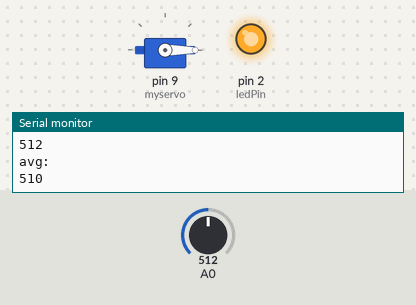
Simulated run of this sketch. Board: Arduino Uno, built with avr-gcc and run on an emulated ATmega328P. Parts: servo, output pins drawn as LEDs (lit = HIGH), the last lines printed to the serial monitor. The test bench sets the inputs (shaded band); at power-on: A0 = 512.

Above: at 1.2 s.
1.3 s: A0 set to 984
At 2.8 s:
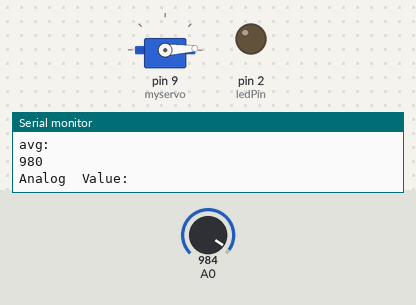
3.1 s: A0 set to 1007
At 4.3 s:
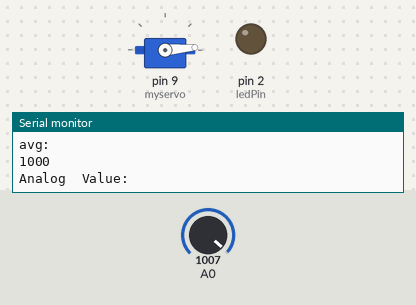
6.1 s: A0 set to 716
At 7.3 s:
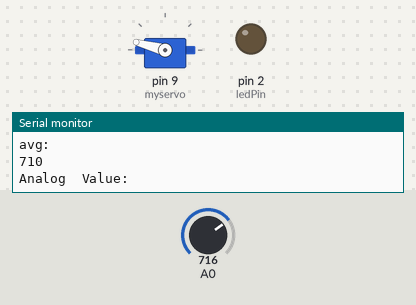
7.9 s: A0 set to 106
At 9.1 s:
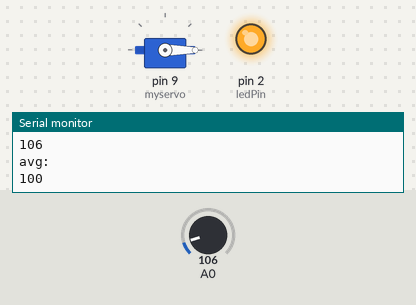
9.4 s: A0 set to 92
10.9 s: A0 set to 660
At 11.6 s:
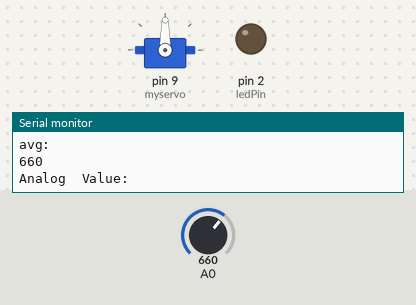
Timing chart, 0 to 13.7 s (numbered marks = the images above; inputs shaded):
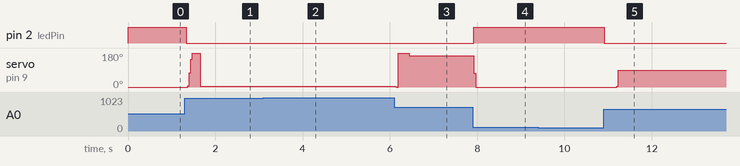

The sketch:

photoresistor.ino
```cpp
#include <Servo.h>
int ledPin = 2;
int count = 0;
int length = 10;
int vals[10] = {0};

Servo myservo;  // create servo object to control a servo

void setup() {
    Serial.begin(9600);
    pinMode(ledPin,  OUTPUT);
    myservo.attach(9);  // attaches the servo on pin 9 to the servo object


}

void loop() {
    int avg;
    int val1;
    int value = analogRead(A0);

    Serial.println("Analog  Value: ");
    Serial.println(value);

    if (value > 650) {
        digitalWrite(ledPin, LOW);
    } else {
        digitalWrite(ledPin,  HIGH);
    }

    vals[count%length] = value;
    count += 1;
    for (int i=0;i<length; i++) {
      avg += vals[i]/length;
    };
    val1 = map(avg, 600, 720, 0, 180);     // scale it to use it with the servo (value between 0 and 180)
    myservo.write(val1);                  // sets the servo position according to the scaled value

    Serial.println("avg: ");
    Serial.println(avg);
    delay(20);
}
```

Measured:
- after the input at 1.3 s, pin 2 (ledPin): HIGH → LOW at once; servo on pin 9 (myservo): 0° → 180° after 0.07 s, → 3° 0.28 s later
- after the input at 3.1 s, servo on pin 9 (myservo): 3° → 4° after 0.15 s, → 5° 0.11 s later
- after the input at 6.1 s, servo on pin 9 (myservo): 5° → 180° at once, → 165° 0.32 s later
- after the input at 7.9 s, pin 2 (ledPin): LOW → HIGH at once; servo on pin 9 (myservo): 165° → 0° at once
- after the input at 10.9 s, pin 2 (ledPin): HIGH → LOW at once; servo on pin 9 (myservo): 0° → 90° after 0.29 s
